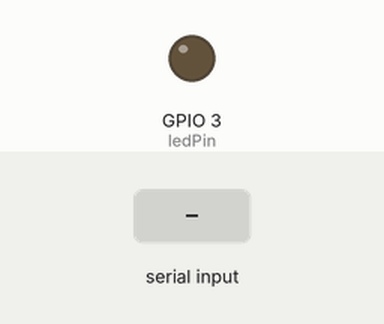
This sketch was run on a simulated ESP32. Shown: output pins drawn as LEDs (lit = HIGH). The test bench sets the inputs (shaded band).

Above: at 1.2 s.
1.3 s: "A" received over Serial
At 2.5 s:
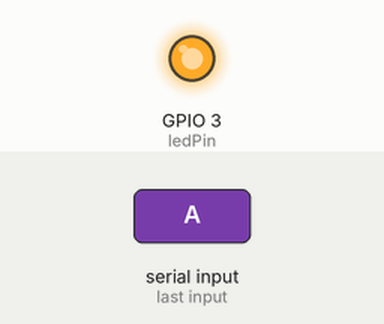
2.8 s: "1" received over Serial
At 3.8 s:
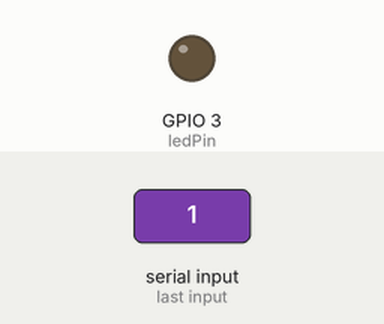
Timing chart, 0 to 5.8 s (numbered marks = the images above; inputs shaded):
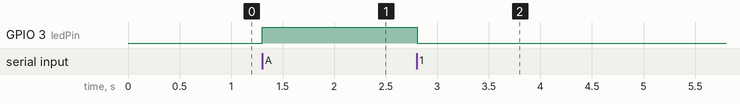

Measured:
- after the input at 1.3 s, GPIO 3 (ledPin): LOW → HIGH at once
- after the input at 2.8 s, GPIO 3 (ledPin): HIGH → LOW at once

The sketch:

ESP32_Raspberrypi_serial_LED.ino
```cpp
const int ledPin = 3; //3:ConnectorA 4:ConnectorB
byte val;

void setup(){
  // Serial Setting
  Serial.begin(115200);

  // Port Setting
  pinMode(ledPin, OUTPUT);
  digitalWrite(ledPin, LOW);
}

void loop(){
  delay(100);
  if(Serial.available() > 0){
    val = Serial.read();
    if(val == 'A'){
      digitalWrite(ledPin, HIGH);
    } else {
      digitalWrite(ledPin, LOW);
    }
  }
}
```
